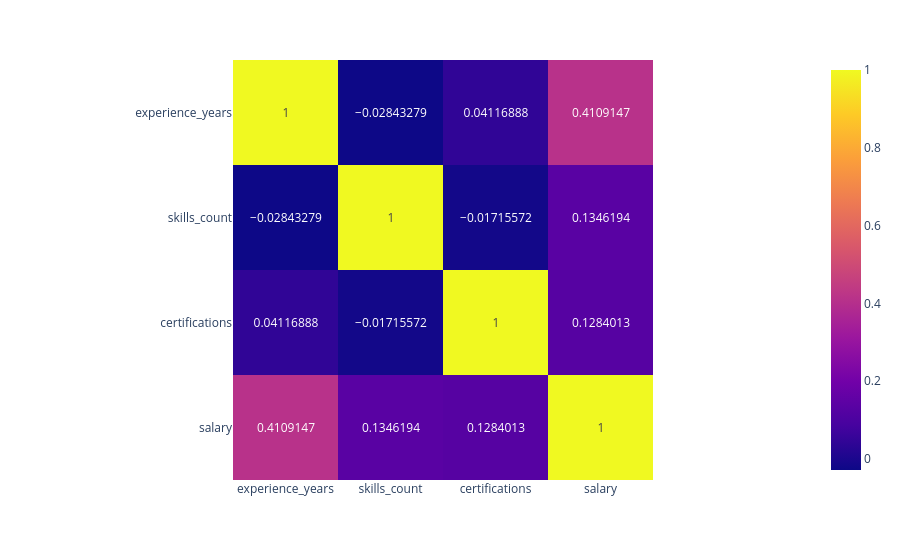

Notebook source saved alongside this figure:
### Code cell
fig = px.imshow(correlation,
text_auto=True)
fig.show()

### Figure 1 — Plotly figure (JSON) as saved in the notebook; plotly's stock layout.template omitted (floating-point values rounded to 4 significant figures)
{"data": [{"coloraxis": "coloraxis", "hovertemplate": "x: %{x}<br>y: %{y}<br>color: %{z}<extra></extra>", "name": "0", "texttemplate": "%{z}", "type": "heatmap", "x": ["experience_years", "skills_count", "certifications", "salary"], "xaxis": "x", "y": ["experience_years", "skills_count", "certifications", "salary"], "yaxis": "y", "z": [[1.0, -0.02843, 0.04117, 0.4109], [-0.02843, 1.0, -0.01716, 0.1346], [0.04117, -0.01716, 1.0, 0.1284], [0.4109, 0.1346, 0.1284, 1.0]]}], "layout": {"coloraxis": {"colorscale": [[0, "#0d0887"], [0.1111, "#46039f"], [0.2222, "#7201a8"], [0.3333, "#9c179e"], [0.4444, "#bd3786"], [0.5556, "#d8576b"], [0.6667, "#ed7953"], [0.7778, "#fb9f3a"], [0.8889, "#fdca26"], [1, "#f0f921"]]}, "margin": {"t": 60}, "xaxis": {"anchor": "y", "constrain": "domain", "domain": [0, 1], "scaleanchor": "y"}, "yaxis": {"anchor": "x", "autorange": "reversed", "constrain": "domain", "domain": [0, 1]}}}
